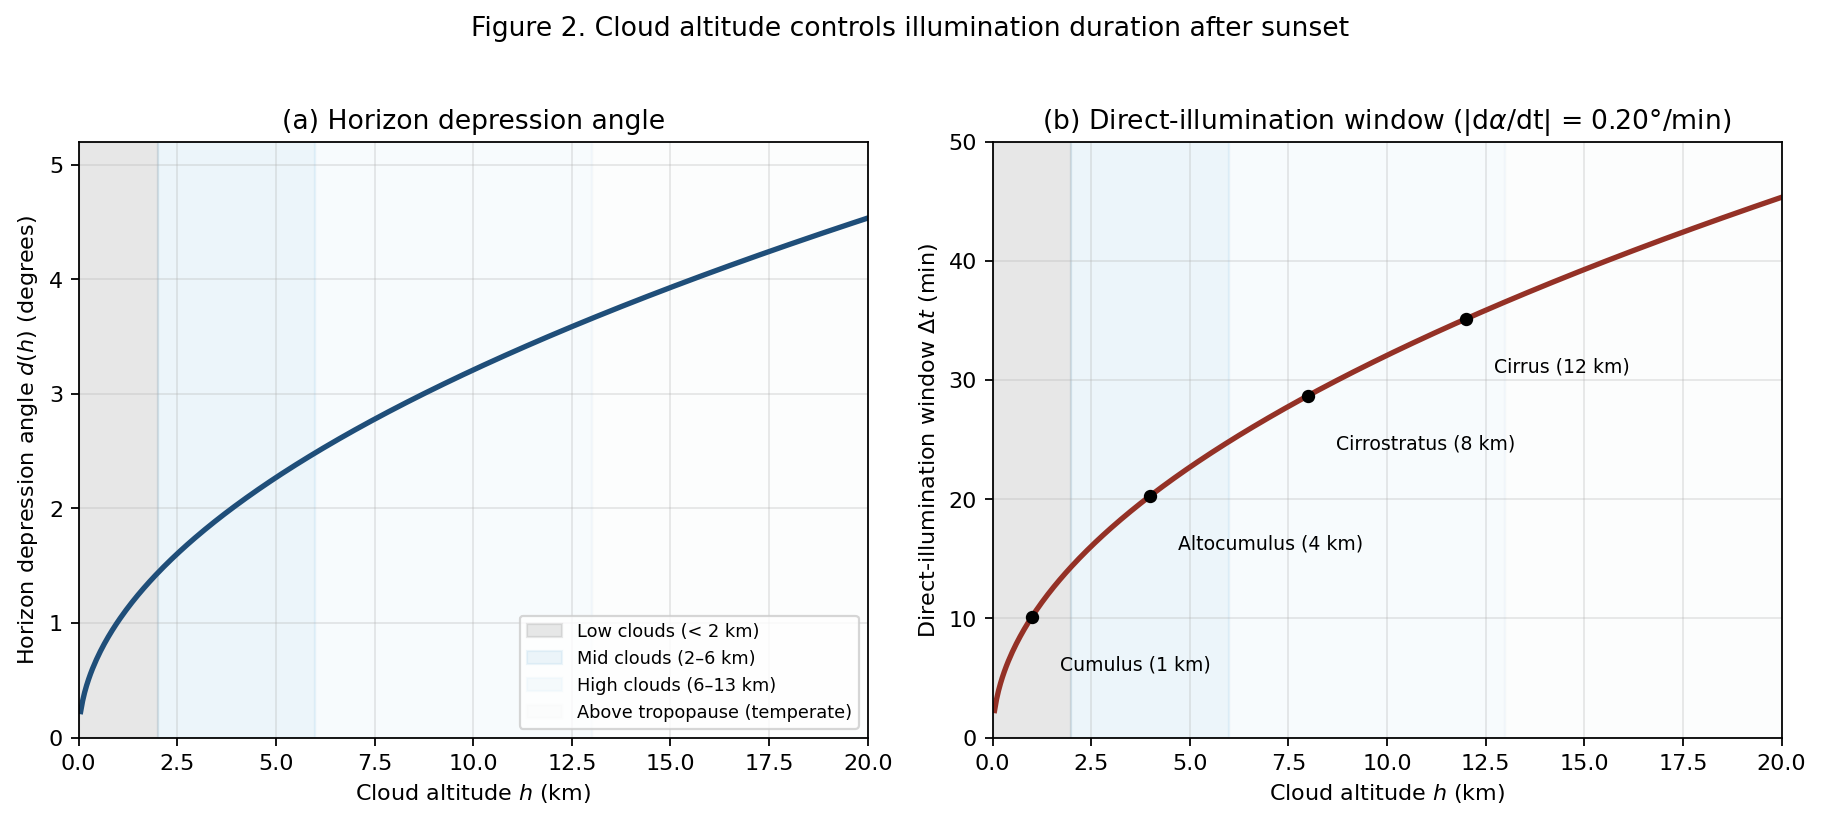

The script that saved this image:
"""Figure 2: Cloud altitude and direct-illumination geometry.

Left panel: horizon depression angle d(h) = arccos(R / (R + h)) as a function
of cloud altitude, with WMO three-tier altitude bands shaded.

Right panel: direct-illumination time window Δt(h) = 2 d(h) / |dα/dt| from
apparent sunset, using a mid-latitude approximate solar rate of 0.20°/min.

Usage: uv run python docs/paper/figures/fig2_horizon_depression.py
"""
from pathlib import Path

import matplotlib.pyplot as plt
import numpy as np


def main() -> None:
    R_earth_km = 6371.0
    h_km = np.linspace(0.05, 20.0, 400)

    d_deg = np.degrees(np.arccos(R_earth_km / (R_earth_km + h_km)))

    solar_rate_deg_per_min = 0.20  # mid-latitude, equinox approximate
    dt_min = 2.0 * d_deg / solar_rate_deg_per_min

    fig, (ax1, ax2) = plt.subplots(1, 2, figsize=(11.5, 5.0))

    # ---- Left: depression angle ----
    ax1.plot(h_km, d_deg, color="#1F4E79", linewidth=2.4)
    ax1.set_xlabel("Cloud altitude $h$ (km)")
    ax1.set_ylabel(r"Horizon depression angle $d(h)$ (degrees)")
    ax1.set_xlim(0, 20)
    ax1.set_ylim(0, 5.2)
    ax1.grid(True, alpha=0.3)
    ax1.set_title("(a) Horizon depression angle")

    ax1.axvspan(0, 2, alpha=0.18, color="#7F7F7F", label="Low clouds (< 2 km)")
    ax1.axvspan(2, 6, alpha=0.18, color="#9ACBE6", label="Mid clouds (2–6 km)")
    ax1.axvspan(6, 13, alpha=0.18, color="#D6EAF8", label="High clouds (6–13 km)")
    ax1.axvspan(13, 20, alpha=0.10, color="#EAEDED", label="Above tropopause (temperate)")
    ax1.legend(loc="lower right", fontsize=8)

    # ---- Right: time window ----
    ax2.plot(h_km, dt_min, color="#943126", linewidth=2.4)
    ax2.set_xlabel("Cloud altitude $h$ (km)")
    ax2.set_ylabel(r"Direct-illumination window $\Delta t$ (min)")
    ax2.set_xlim(0, 20)
    ax2.set_ylim(0, 50)
    ax2.grid(True, alpha=0.3)
    ax2.set_title(r"(b) Direct-illumination window (|d$\alpha$/dt| = 0.20°/min)")

    ax2.axvspan(0, 2, alpha=0.18, color="#7F7F7F")
    ax2.axvspan(2, 6, alpha=0.18, color="#9ACBE6")
    ax2.axvspan(6, 13, alpha=0.18, color="#D6EAF8")
    ax2.axvspan(13, 20, alpha=0.10, color="#EAEDED")

    for name, h in [("Cumulus (1 km)", 1.0), ("Altocumulus (4 km)", 4.0),
                    ("Cirrostratus (8 km)", 8.0), ("Cirrus (12 km)", 12.0)]:
        d = float(np.degrees(np.arccos(R_earth_km / (R_earth_km + h))))
        dt = 2.0 * d / solar_rate_deg_per_min
        ax2.plot([h], [dt], "o", color="black", markersize=5)
        ax2.annotate(name, xy=(h, dt), xytext=(h + 0.7, dt - 4.5),
                     fontsize=8.5, color="black")

    fig.suptitle("Figure 2. Cloud altitude controls illumination duration after sunset", y=1.02)
    fig.tight_layout()

    out = Path(__file__).parent / "fig2_horizon_depression.png"
    fig.savefig(out, dpi=160, bbox_inches="tight")
    print(f"wrote {out}")


if __name__ == "__main__":
    main()
